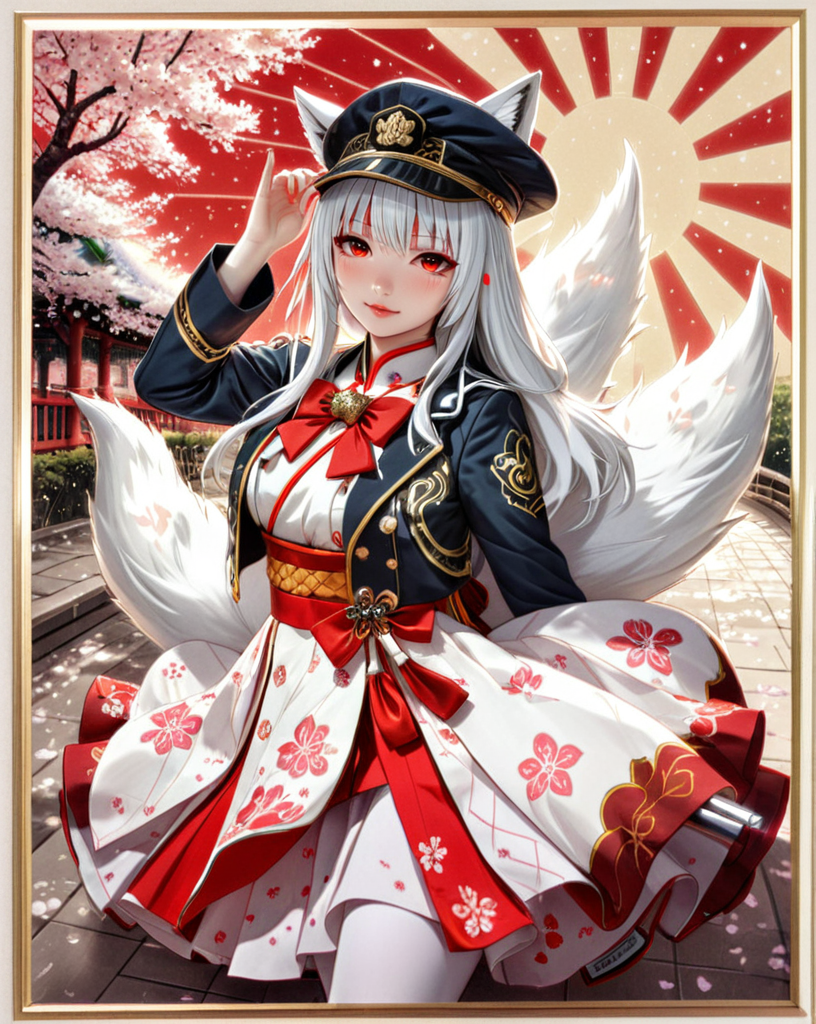
#> input picture onboarding/examples/rin/images/Kitsune_blossom_hero.png, 816 x 1024 px
$ python -i pose_match_loop.py   (imports and definitions only)
#> lines starting #> are read from the running program, lines starting #| are printed output that depends on the picture
# -*- coding: utf-8 -*-
"""Pose-matched ping-pong loop builder (D-style) for Wan clips."""
from __future__ import annotations

import argparse
import json
import shutil
import subprocess
import sys
import tempfile
from pathlib import Path

import numpy as np
from PIL import Image


def _run(cmd: list[str]) -> None:
    subprocess.run(cmd, check=True, capture_output=True)


def _probe(path: Path) -> dict:
    cmd = [
        "ffprobe",
        "-v",
        "error",
        "-select_streams",
        "v:0",
        "-show_entries",
        "stream=nb_frames,r_frame_rate,duration",
        "-of",
        "json",
        str(path),
    ]
    data = json.loads(subprocess.check_output(cmd, text=True))
    stream = (data.get("streams") or [{}])[0]
    fps = 16.0
    rate = stream.get("r_frame_rate", "16/1")
    if "/" in str(rate):
        num, den = str(rate).split("/", 1)
        if float(den):
            fps = float(num) / float(den)
    dur = float(stream.get("duration") or 0)
    frames = stream.get("nb_frames")
    count = int(frames) if frames not in (None, "N/A") else max(1, int(round(dur * fps)))
    return {"fps": fps, "duration_sec": dur, "frame_count": count}


# [76 lines left out: functions _gray, _best_points, _frames_to_mp4, _concat, not called in this run]


def build_loop(
    src: Path,
    dest: Path,
    *,
    target_sec: float = 19.0,
    rewind_max: int = 12,
) -> dict:
    info = _probe(src)
    fps = float(info["fps"])
    work = Path(tempfile.mkdtemp(prefix="pose_loop_"))
    try:
        frames_dir = work / "frames"
        frames_dir.mkdir()
        _run(["ffmpeg", "-y", "-i", str(src), str(frames_dir / "f_%04d.png")])
        frames = sorted(frames_dir.glob("f_*.png"))
        if len(frames) < 32:
            raise RuntimeError(f"Not enough frames in {src}")
        half = len(frames) // 2
        start_i, end_i, err = _best_points(frames, half, rewind_max)
        segment = frames[start_i : end_i + 1]
        fwd = work / "fwd.mp4"
        rev = work / "rev.mp4"
        _frames_to_mp4(segment, fwd, fps)
        _frames_to_mp4(list(reversed(segment[1:-1])), rev, fps)

        parts: list[Path] = []
        dur = 0.0
        cycle_i = 0
        while dur < target_sec - 0.05 and cycle_i < 30:
            chunk = [fwd, rev] if cycle_i % 2 == 0 else [fwd]
            for c in chunk:
                parts.append(c)
                pinfo = _probe(c)
                dur += float(pinfo["duration_sec"])
                if dur >= target_sec - 0.05:
                    break
            cycle_i += 1
        dest.parent.mkdir(parents=True, exist_ok=True)
        _concat(parts, dest)
        out = _probe(dest)
        return {
            "ok": True,
            "source": str(src),
            "dest": str(dest),
            "duration_sec": out["duration_sec"],
            "start_frame": start_i,
            "end_frame": end_i,
            "half_frame": half,
            "rewind_frames": half - end_i,
            "match_mse": err,
            "parts": len(parts),
        }
    finally:
        shutil.rmtree(work, ignore_errors=True)


# [18 lines left out: function main, not called in this run]


# [2 lines not run here, left out]

>>> import cv2
>>> picture = cv2.imread('../../../onboarding/examples/rin/images/Kitsune_blossom_hero.png', cv2.IMREAD_GRAYSCALE)
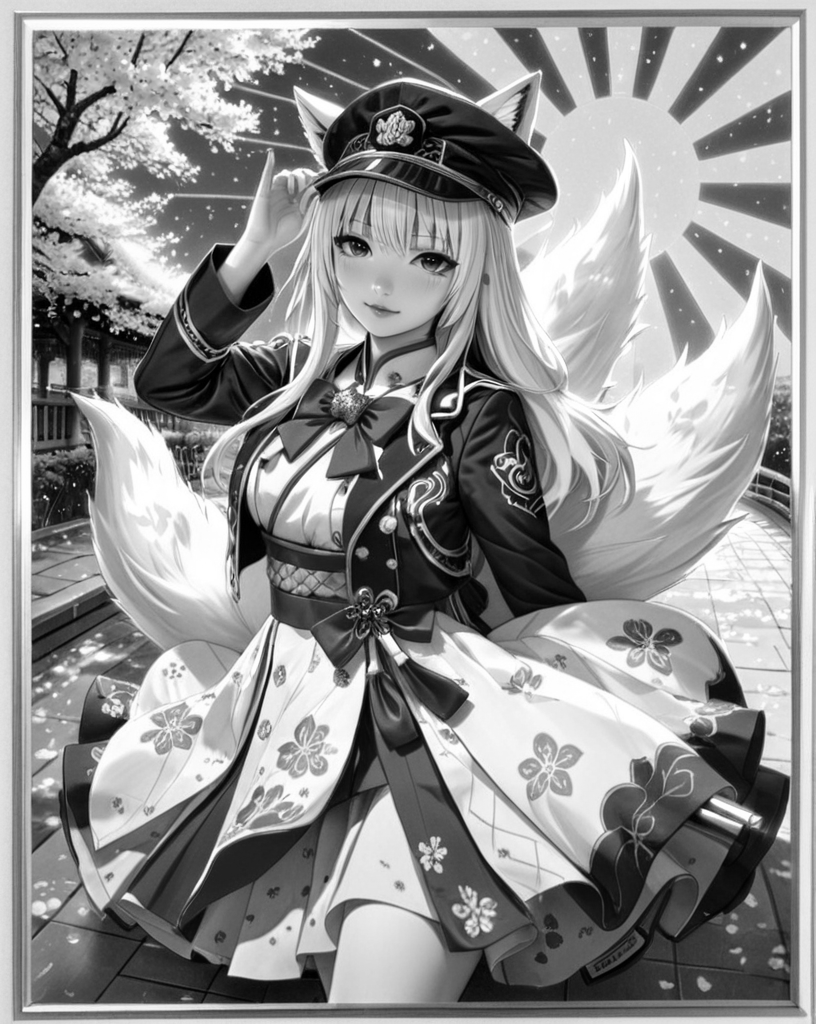
#> picture: shape (1024, 816); min 0, max 255, mean 144.4
>>> result = build_loop(picture, 'out.png')
#> in _probe, `cmd = [ "ffprobe", "-v", "error", "-select_streams", "v:0", "-show_ent..`: cmd = 10 items, first 6: 'ffprobe', '-v', 'error', '-select_streams', 'v:0', '-show_entries'
#> (the run stopped early here; a loop or call above may not have finished)
